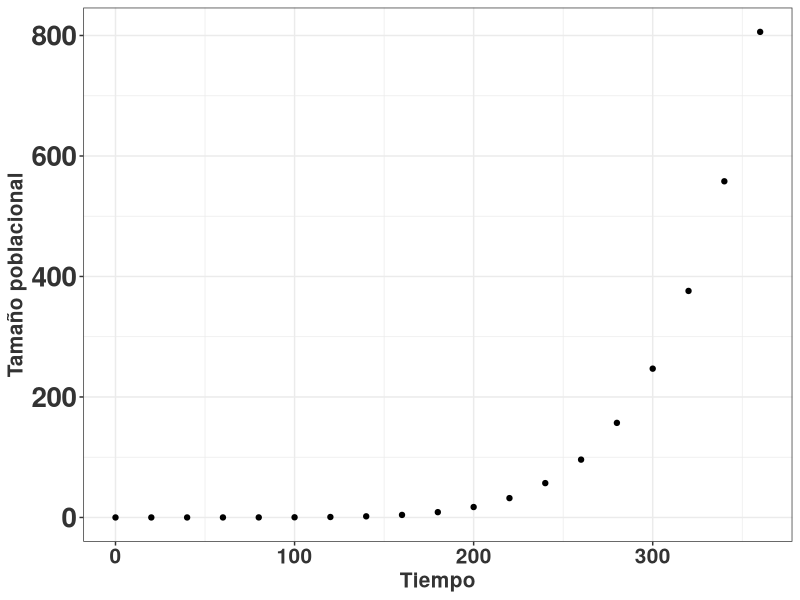

Generate this figure with R:
## ---- chunk 1
library(ggplot2)
        rlt_theme <- theme_bw()+
          theme(axis.title.y = element_text(colour="grey20",size=15,face="bold"),
                   axis.text.x = element_text(colour="grey20",size=15, face="bold"),
                   axis.text.y = element_text(colour="grey20",size=20,face="bold"),  
                   axis.title.x = element_text(colour="grey20",size=15,face="bold"))
                    
## ---- chunk 2
ggplot(pressure, aes(temperature, pressure))+
  geom_point()+
  rlt_theme+
  xlab("Tiempo")+
  ylab("Tamaño poblacional")

